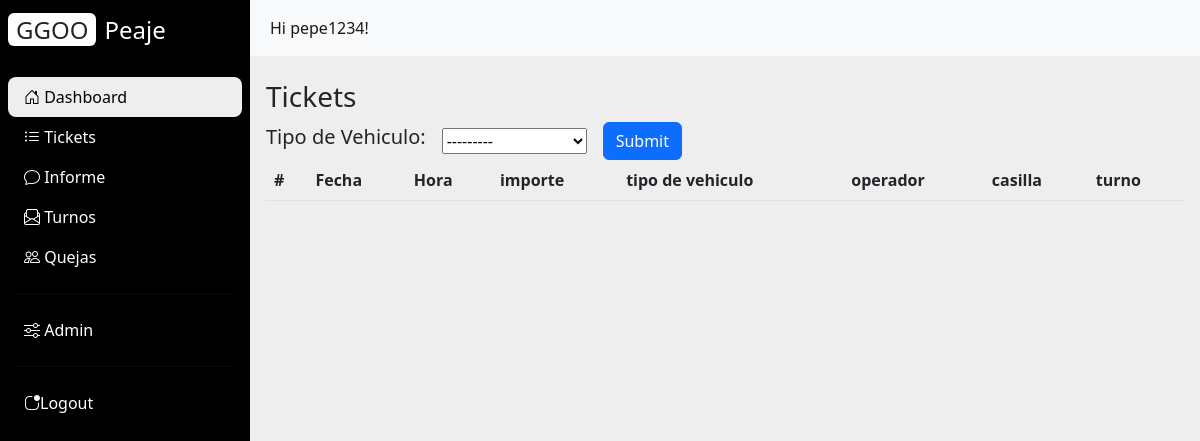
Page /tickets/ (signed in) on the earlier database version.
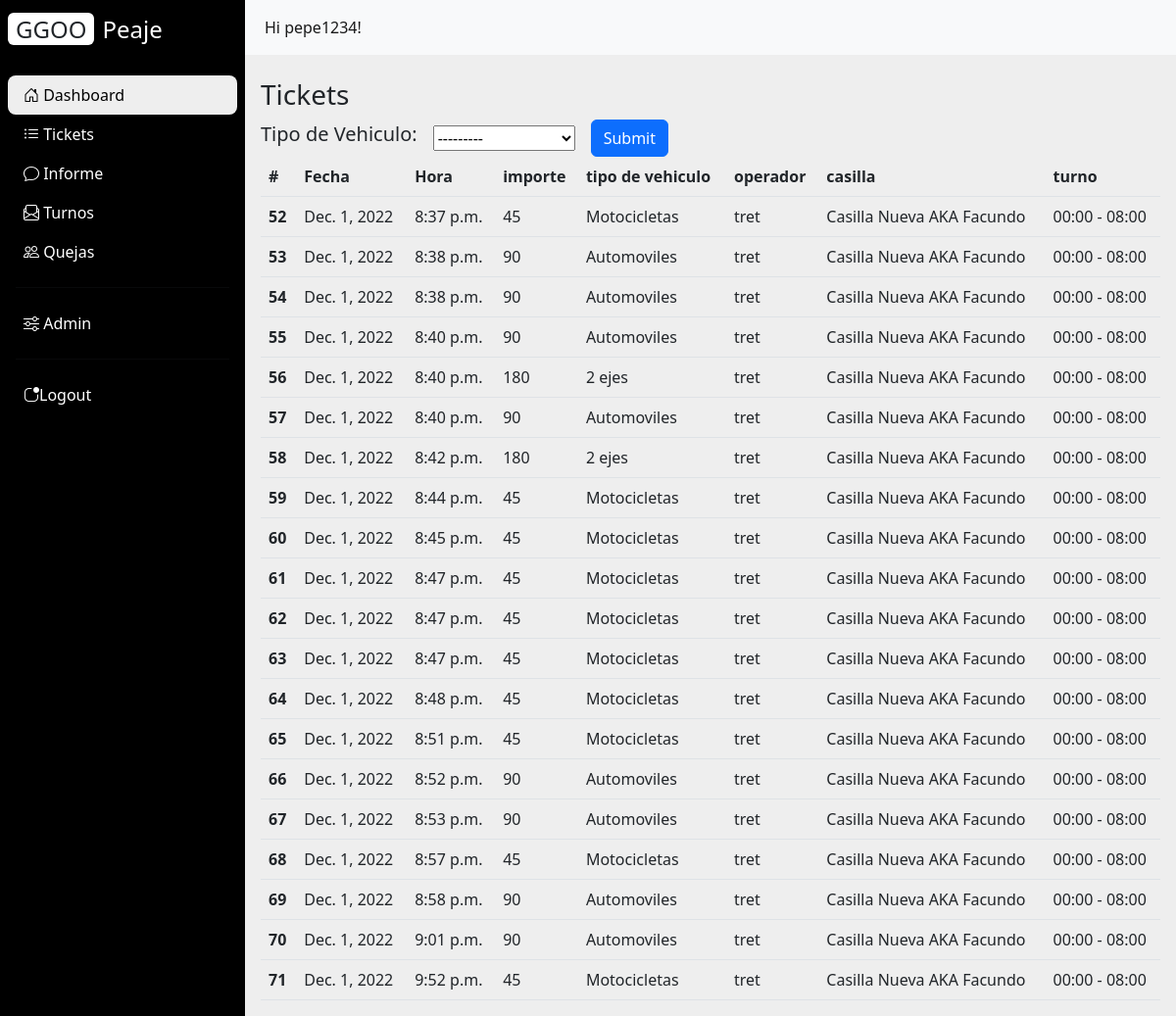
Same page on the later database version.
### AppPeaje/models.py (models this page shows, shortened)
class ticket(models.Model):
    importe=models.IntegerField()
    fecha= models.DateField()
    hora=models.TimeField()
    tipoVehiculo=models.ForeignKey(tipoVehiculo,on_delete=models.CASCADE)
    turno= models.ForeignKey(turnos,on_delete=models.CASCADE)
    def __str__(self) :
        return (f'{self.fecha}, {self.hora}, {self.tipoVehiculo}, {self.importe}, {self.turno}')

class tipoVehiculo(models.Model):
    tipo=models.CharField(max_length=30,choices=tipo,default='' )
    precio=models.IntegerField()
    descripcion=models.CharField(max_length=100)
    def __str__(self) :
        return self.tipo

class turnos(models.Model):
    fecha_creacion = models.DateTimeField(null=True,blank=True)
    fecha_fin=models.DateTimeField(null=True,blank=True)
    dineroInicial= models.IntegerField()
    sentidoCirculacion=models.CharField(max_length=10,choices=sentido,default='este-oeste' )
    HoraPlanificada=models.CharField(max_length=14,choices=horario,default='00:00 - 08:00' )
    turno_activo = models.BooleanField(default=True)
    casilla= models.ForeignKey(casillas,on_delete=models.CASCADE)
    operador= models.ForeignKey(operadores,on_delete=models.CASCADE, null=True,blank=True)
    def __str__(self):
        return (f'{self.sentidoCirculacion}, {self.HoraPlanificada}, {self.turno_activo}')

class operadores(models.Model):
    numeroEmpleado=models.CharField(max_length=10)
    numeroDocumento=models.CharField(max_length=10)
    nombre=models.CharField(max_length=30)
    apellido=models.CharField(max_length=30)
    tipoDocumento=models.ForeignKey(TipoDocumento,on_delete=models.CASCADE)
    usuario =models.ForeignKey(settings.AUTH_USER_MODEL,on_delete=models.CASCADE)

class casillas(models.Model):
    nombre = models.CharField(max_length=30)
    estacion=models.ForeignKey(estaciones,on_delete=models.CASCADE)

### AppPeaje/views.py (the view)
# urls.py: path('tickets/', views.tickets, name='tickets'),
def tickets(request):
    if request.method == 'POST':
        form = NuevoTicket(request.POST)
        if form.is_valid():
            vehiculo = form.cleaned_data['tipoVehiculo']
            importe = tipoVehiculo.objects.get(tipo = vehiculo).precio
            horario = str(datetime.now())
            fecha = horario.split(' ')[0]
            hora = horario.split(' ')[1].split('.')[0]
            turno_id = list(turnos.objects.all().filter(operador__usuario=request.user , turno_activo = True).values())[0]['id']
            turno = turnos.objects.get(id = turno_id)
            print('turno: {}'.format(turnos.objects.all().filter(operador__usuario=request.user , turno_activo = True).values()))
            vehiculo_id = list(tipoVehiculo.objects.all().filter( tipo = vehiculo).values())[-1]['id']
            tipo = tipoVehiculo.objects.get(id = vehiculo_id)
            casilla=turnos.objects.all().filter(operador__usuario=request.user , turno_activo = True).values()[0]['casilla_id']
            operador=turnos.objects.all().filter(operador__usuario=request.user , turno_activo = True).values()[0]['operador_id']
            DiccTicket={"Numero de ticket ": turno_id, "fecha ": fecha,"hora": hora,"importe": importe, "tipo vehiculo": tipo, "casilla": casilla, "operador": operador}
            generarQR("QR","http://127.0.0.1:8000/tickets/")
            generarPDFTicket(turno_id, DiccTicket.items())
            print(f"Numero de ticket: {turno_id} fecha: {fecha}, hora: {hora}, importe: {importe}, tipo vehiculo: {tipo}, casilla: {casilla}, operador: {operador}")
            tick = ticket(importe=importe, fecha = fecha, hora = hora, tipoVehiculo = tipo, turno = turno)
            print(tick)
            tick.save()
            return HttpResponseRedirect('/tickets/')
    else:
        form = NuevoTicket()
        db = ticket.objects.all().filter(turno__operador__usuario=request.user , turno__turno_activo = True)
        print(db)
    activo = len(list(turnos.objects.all().filter(operador__usuario=request.user , turno_activo = True).values())) > 0
    return render(request, 'AppPeaje/tickets.html', {'form': form, 'db':db, 'activo':activo})

### AppPeaje/forms.py
class NuevoTicket(forms.ModelForm):
    class Meta:
        model = ticket
        exclude = ('importe', 'fecha', 'hora', 'turno')

### AppPeaje/templates/AppPeaje/tickets.html (shortened to what this page needs)
<!DOCTYPE html>
{% extends "AppPeaje/base.html" %}
{% block div_content %}
    <h2 class="fs-3"> Tickets</h2>
    {% if activo %}
        <form action="/tickets/" method="post" class="row row-cols-lg-auto g-3 align-items-center">
            <div class="col-12">
                <h5 class="fs-5"> Tipo de Vehiculo: </h5>
            </div>
            <div class="col-12">
                {{ form.tipoVehiculo }}
            </div>
            <div class="col-12">
                <button type="submit" value="Submit" class="btn btn-primary">Submit</button>
            </div>
        </form>
            <table class="table">
                <thead>
                <tr>
                    <th scope="col">#</th>
                    <th scope="col">Fecha</th>
                    <th scope="col">Hora</th>
                    <th scope="col">importe</th>
                    <th scope="col">tipo de vehiculo</th>
                    <th scope="col">operador</th>
                    <th scope="col">casilla</th>
                    <th scope="col">turno</th>
                </tr>
                </thead>
                <tbody>
                    {% for item in db %}
                    <tr>
                        <th scope="row">{{ item.id }}</th>
                        <td>{{ item.fecha }}</td>
                        <td>{{ item.hora }}</td>
                        <td>{{ item.importe }}</td>
                        <td>{{ item.tipoVehiculo }}</td>
                        <td>{{ item.turno.operador.nombre }}</td>
                        <td>{{ item.turno.casilla.nombre }}</td>
                        <td>{{ item.turno.HoraPlanificada }}</td>
                    </tr>
                    {% endfor %}
                </tbody>
            </table>
    {% else %}
        <h2 class="fs-5"> No hay turnos creados recientemente</h2>
        <button type="submit" class="btn btn-primary" onclick="location.href='../turnos'" > Turnos</button>
    {% endif %}
{% endblock %}

### AppPeaje/templates/AppPeaje/base.html (shortened to what this page needs)
<!DOCTYPE html>
<html lang="en">
<head>
    <link href="https://cdn.jsdelivr.net/npm/bootstrap@5.2.2/dist/css/bootstrap.min.css" rel="stylesheet">
    {% load static %}
    <link rel="stylesheet" href="{% static 'AppPeaje/css/style.css' %}">
    <link rel="stylesheet" href="https://cdn.jsdelivr.net/npm/bootstrap-icons@1.10.2/font/bootstrap-icons.css">
</head>
<body>
    <div class="main-container d-flex">
        <div class="sidebar" id="side_nav">
            <div class="header-box px-2 pt-3 pb-4 d-flex justify-content-between">
                <h1 class="fs-4"><span class="bg-white text-dark rounded shadow px-2 me-2">GGOO</span><span class="text-white">Peaje</span></h1>
            </div>
            {% if user.is_authenticated %}
                <ul class="list-unstyled px-2">
                    <li class="active"><a href="" class="text-decoration-none px-3 py-2 d-block"> <i class="bi bi-house-door"></i> Dashboard</a></li>
                    <li class=""><a href="../tickets" class="text-decoration-none px-3 py-2 d-block"> <i class="bi bi-list-ul"></i> Tickets </a></li>
                    <li class=""><a href="../informe" class="text-decoration-none px-3 py-2 d-block"> <i class="bi bi-chat"></i> Informe</a></li>
                    <li class=""><a href="../turnos" class="text-decoration-none px-3 py-2 d-block"> <i class="bi bi-envelope-paper"></i> Turnos</a></li>
                    <li class=""><a href="../quejas" class="text-decoration-none px-3 py-2 d-block"> <i class="bi bi-people"></i> Quejas</a></li>
                </ul>
                <hr class="h-color mx-3 ">
                <ul class="list-unstyled px-2">
                    <li class=""><a href="../admin" class="text-decoration-none px-3 py-2 d-block"> <i class="bi bi-sliders"></i> Admin</a></li>
                </ul>
            {% else %}
                <ul class="list-unstyled px-2">
                    <li class="active"><a href="../" class="text-decoration-none px-3 py-2 d-block"> <i class="bi bi-house-door"></i> Dashboard</a></li>
                    <li class=""><a href="../quejas" class="text-decoration-none px-3 py-2 d-block"> <i class="bi bi-people"></i> Quejas</a></li>
                </ul>
            {% endif %}
            {% if user.is_authenticated %}
            <hr class="h-color mx-3 ">
            <ul class="list-unstyled px-2">
                <li class=""><a href="{% url 'logout' %}" class="text-decoration-none px-3 py-2 d-block"> <i class="bi bi-app-indicator"></i>Logout</a></li>
            </ul>
            {% else %}
            <hr class="h-color mx-3 ">
            <ul class="list-unstyled px-2">
                <li class=""><a href="{% url 'login' %}" class="text-decoration-none px-3 py-2 d-block"> <i class="bi bi-app-indicator"></i>Login</a></li>
            </ul>
            {% endif %}
        </div>
        <div class="content">
            {% block navbar %}
            <nav class="navbar navbar-expand-md navbar-light bg-light">
                <div class="container-fluid">
                    <div class="collapse navbar-collapse" id="navbarSupportedContent">
                        <ul class="navbar-nav mb-2 mb-lg-0">
                            <li class="nav-item">
                                    {% if user.is_authenticated %}
                                        <a class="nav-link active" aria-current="page" href="#"> Hi {{ user.username }}!</a>
                                    {% else %}
                                        <a class="nav-link active" aria-current="page" href="#"> Profile</a>
                                    {% endif %}
                            </li>
                        </ul>
                    </div>
                </div>
            </nav>
            {% endblock navbar %}
            <div class="dashboard-content px-3 pt-4">
                {% if user.is_authenticated %}
                    {% block div_content %}
                    {% endblock %}
                {% else %}
                    <p>You are not logged in</p>
                {% endif %}
            </div>
        </div>
    </div>
</body>
</html>

### AppPeaje/static/AppPeaje/css/style.css (style rules this page uses)
body { background: #eee; }
#side_nav { background: #000; min-width: 250px; max-width: 250px; transition: all 0.3s; }
.content { min-height: 100vh; width: 100%; }
hr.h-color { background: #eee; }
.sidebar li.active { background: #eee; border-radius: 8px; }
.sidebar li.active a, .sidebar li.active a:hover { color: #000; }
.sidebar li a { color: #fff; }
button { transition-duration: 0.4s; background-color: white; color: black; border: 2px solid #000000; }

Differences in the rows shown:
added ticket: id "52", fecha "Dec. 1, 2022", hora "8:37 p.m.", importe "45", tipoVehiculo "Motocicletas", turno.operador.nombre "tret", turno.casilla.nombre "Casilla Nueva AKA Facundo", turno.HoraPlanificada "00:00 - 08:00"
added ticket: id "53", fecha "Dec. 1, 2022", hora "8:38 p.m.", importe "90", tipoVehiculo "Automoviles", turno.operador.nombre "tret", turno.casilla.nombre "Casilla Nueva AKA Facundo", turno.HoraPlanificada "00:00 - 08:00"
added ticket: id "54", fecha "Dec. 1, 2022", hora "8:38 p.m.", importe "90", tipoVehiculo "Automoviles", turno.operador.nombre "tret", turno.casilla.nombre "Casilla Nueva AKA Facundo", turno.HoraPlanificada "00:00 - 08:00"
added ticket: id "55", fecha "Dec. 1, 2022", hora "8:40 p.m.", importe "90", tipoVehiculo "Automoviles", turno.operador.nombre "tret", turno.casilla.nombre "Casilla Nueva AKA Facundo", turno.HoraPlanificada "00:00 - 08:00"
added ticket: id "56", fecha "Dec. 1, 2022", hora "8:40 p.m.", importe "180", tipoVehiculo "2 ejes", turno.operador.nombre "tret", turno.casilla.nombre "Casilla Nueva AKA Facundo", turno.HoraPlanificada "00:00 - 08:00"
added ticket: id "57", fecha "Dec. 1, 2022", hora "8:40 p.m.", importe "90", tipoVehiculo "Automoviles", turno.operador.nombre "tret", turno.casilla.nombre "Casilla Nueva AKA Facundo", turno.HoraPlanificada "00:00 - 08:00"
added ticket: id "58", fecha "Dec. 1, 2022", hora "8:42 p.m.", importe "180", tipoVehiculo "2 ejes", turno.operador.nombre "tret", turno.casilla.nombre "Casilla Nueva AKA Facundo", turno.HoraPlanificada "00:00 - 08:00"
added ticket: id "59", fecha "Dec. 1, 2022", hora "8:44 p.m.", importe "45", tipoVehiculo "Motocicletas", turno.operador.nombre "tret", turno.casilla.nombre "Casilla Nueva AKA Facundo", turno.HoraPlanificada "00:00 - 08:00"
added ticket: id "60", fecha "Dec. 1, 2022", hora "8:45 p.m.", importe "45", tipoVehiculo "Motocicletas", turno.operador.nombre "tret", turno.casilla.nombre "Casilla Nueva AKA Facundo", turno.HoraPlanificada "00:00 - 08:00"
added ticket: id "61", fecha "Dec. 1, 2022", hora "8:47 p.m.", importe "45", tipoVehiculo "Motocicletas", turno.operador.nombre "tret", turno.casilla.nombre "Casilla Nueva AKA Facundo", turno.HoraPlanificada "00:00 - 08:00"
added ticket: id "62", fecha "Dec. 1, 2022", hora "8:47 p.m.", importe "45", tipoVehiculo "Motocicletas", turno.operador.nombre "tret", turno.casilla.nombre "Casilla Nueva AKA Facundo", turno.HoraPlanificada "00:00 - 08:00"
added ticket: id "63", fecha "Dec. 1, 2022", hora "8:47 p.m.", importe "45", tipoVehiculo "Motocicletas", turno.operador.nombre "tret", turno.casilla.nombre "Casilla Nueva AKA Facundo", turno.HoraPlanificada "00:00 - 08:00"
added ticket: id "64", fecha "Dec. 1, 2022", hora "8:48 p.m.", importe "45", tipoVehiculo "Motocicletas", turno.operador.nombre "tret", turno.casilla.nombre "Casilla Nueva AKA Facundo", turno.HoraPlanificada "00:00 - 08:00"
added ticket: id "65", fecha "Dec. 1, 2022", hora "8:51 p.m.", importe "45", tipoVehiculo "Motocicletas", turno.operador.nombre "tret", turno.casilla.nombre "Casilla Nueva AKA Facundo", turno.HoraPlanificada "00:00 - 08:00"
added ticket: id "66", fecha "Dec. 1, 2022", hora "8:52 p.m.", importe "90", tipoVehiculo "Automoviles", turno.operador.nombre "tret", turno.casilla.nombre "Casilla Nueva AKA Facundo", turno.HoraPlanificada "00:00 - 08:00"
added ticket: id "67", fecha "Dec. 1, 2022", hora "8:53 p.m.", importe "90", tipoVehiculo "Automoviles", turno.operador.nombre "tret", turno.casilla.nombre "Casilla Nueva AKA Facundo", turno.HoraPlanificada "00:00 - 08:00"
added ticket: id "68", fecha "Dec. 1, 2022", hora "8:57 p.m.", importe "45", tipoVehiculo "Motocicletas", turno.operador.nombre "tret", turno.casilla.nombre "Casilla Nueva AKA Facundo", turno.HoraPlanificada "00:00 - 08:00"
added ticket: id "69", fecha "Dec. 1, 2022", hora "8:58 p.m.", importe "90", tipoVehiculo "Automoviles", turno.operador.nombre "tret", turno.casilla.nombre "Casilla Nueva AKA Facundo", turno.HoraPlanificada "00:00 - 08:00"
added ticket: id "70", fecha "Dec. 1, 2022", hora "9:01 p.m.", importe "90", tipoVehiculo "Automoviles", turno.operador.nombre "tret", turno.casilla.nombre "Casilla Nueva AKA Facundo", turno.HoraPlanificada "00:00 - 08:00"
added ticket: id "71", fecha "Dec. 1, 2022", hora "9:52 p.m.", importe "45", tipoVehiculo "Motocicletas", turno.operador.nombre "tret", turno.casilla.nombre "Casilla Nueva AKA Facundo", turno.HoraPlanificada "00:00 - 08:00"
